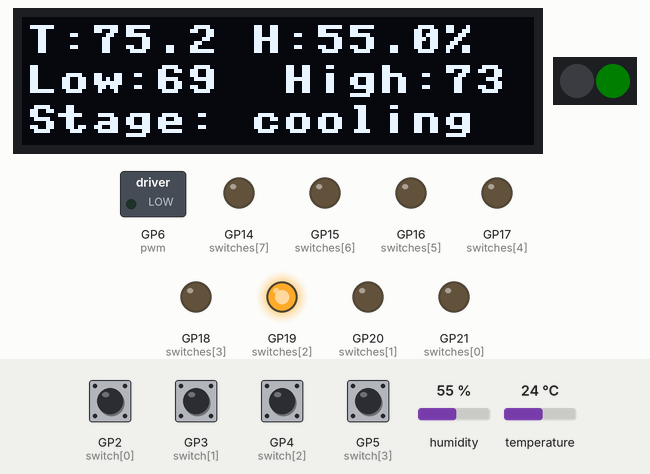
A program run on a simulated Raspberry Pi Pico running MicroPython. Parts: 128×32 one-colour display, 2 RGB LEDs in strip order, left to right, switched loads named in the program (green lamp = pin HIGH), output pins drawn as LEDs (lit = HIGH). The inputs (shaded band) are chosen by the test bench; at power-on: GP2 (switch[0]), GP3 (switch[1]), GP4 (switch[2]), GP5 (switch[3]) HIGH, temperature 24 °C, humidity 55 %. Dim RGB values are drawn brighter than linear; WiFi joins after 1.5 s; web requests get an empty 200 reply after 0.4 s; pins used as bus, display or sensor lines are not drawn; what the program prints to the serial console is not drawn.

Above: at 8.7 s.
8.8 s: GP5 (switch[3]) pulled LOW for 3 s
At 12.4 s:
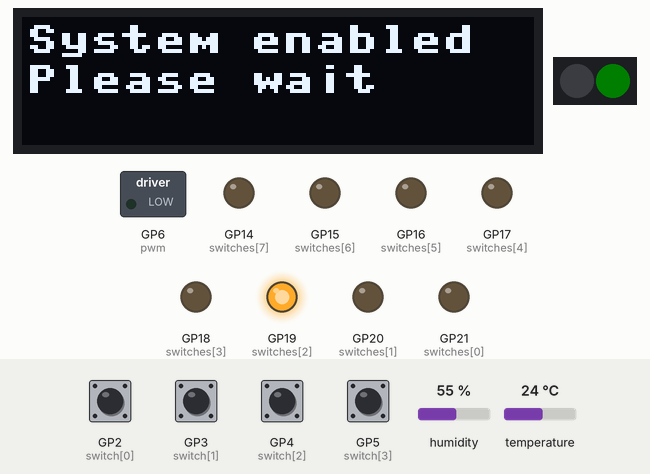
16.9 s: GP4 (switch[2]) pulled LOW for 3 s
At 21.0 s:
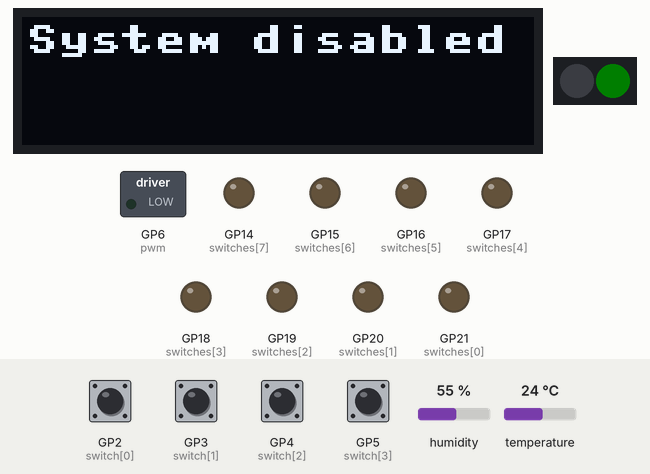
25.0 s: GP5 (switch[3]) pulled LOW for 3 s
At 29.2 s:
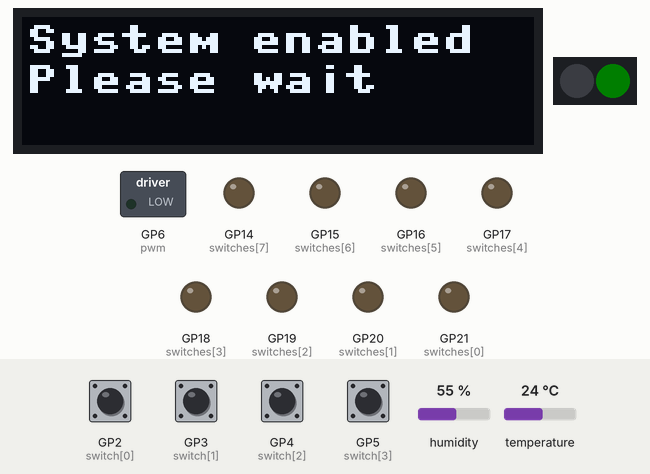
33.1 s: temperature set to 22.9 °C
At 36.6 s:
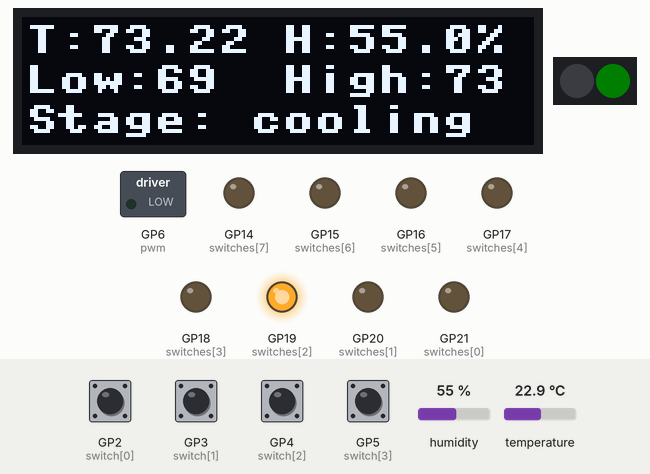
41.2 s: temperature set to 22.1 °C
At 48.4 s:
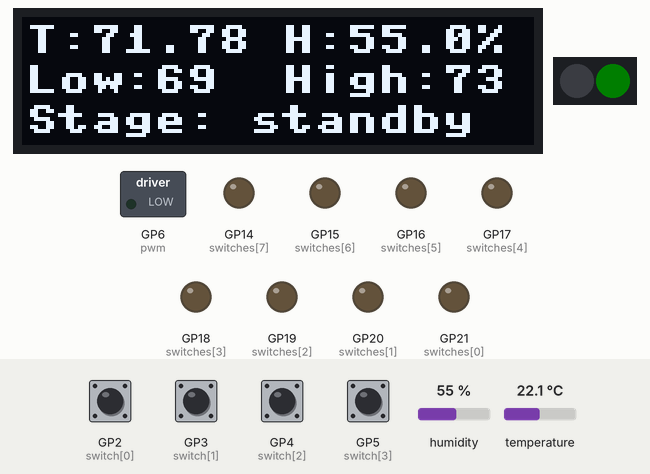
49.3 s: GP2 (switch[0]) pulled LOW for 3 s
At 52.9 s:
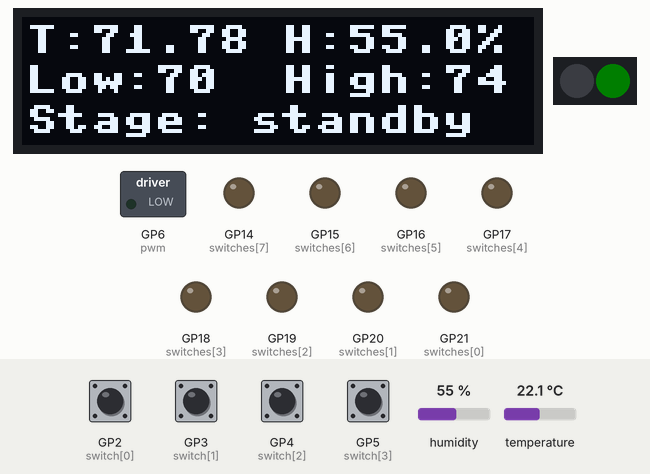
Timing chart, 0 to 54.4 s (numbered marks = the images above; inputs shaded):
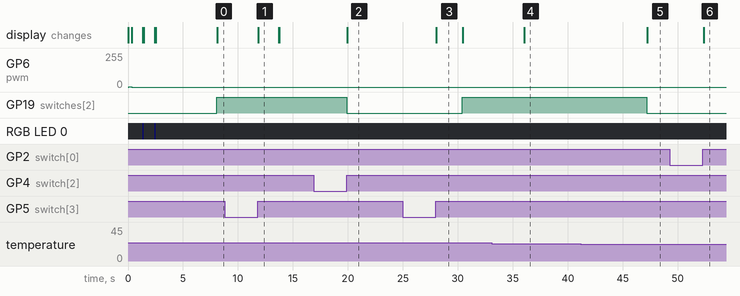

The program:

main.py
```python
import machine
from machine import Pin
from WaveshareOLED import OLED
from WavesharePicoRelayB import Device
import dht
import time
import urequests as requests
import network
import json

use_home_assistant = True

# your Home Assistant API Key goes here if you want to use it.
api_key = ''

# Your Home Assistant states URL goes here
states_url = 'http://[YOUR HOME ASSISTANT IP HERE]:8123/api/states/'

# here you can set what your helpers are called for the low and high temperature settings
low_helper = 'input_number.heat_below'
high_helper = 'input_number.cool_above'

# put in your network information here.
ssid = ''
password = ''

color_red = (4,0,0)
color_orange = (2,2,0)
color_purple = (2,0,2)
color_cyan = (0,2,2)
color_blue = (0,0,4)
color_green = (0,4,0)
color_black = (0,0,0)

temp_f = 0
hum = 0
low = 69
high = 73
heat = False
aircon = False
aircirc = False
aircirccycles = 0
stage = 'standby'
button_delay = 0
disabled = False

pins = [2,3,4,5]

buttons = []
states = [False, False, False, False]

def display_status(oled):
    if disabled:
        return
    oled.fill(0x0000)
    oled.text(f"T:{temp_f} H:{hum}%",1,2,oled.white)
    oled.text(f"Low:{low}  High:{high}",1,12,oled.white)
    oled.text(f"Stage: {stage}",1,22,oled.white)
    oled.show()

def start_heat():
    global heat
    global stage
    dev.switch_set(0,1)
    stage = 'heating'
    heat = True

def stop_heat():
    global heat
    global stage
    print('stop heat')
    dev.switch_set(0,0)
    stage = 'standby'
    heat = False

def start_aircon():
    global aircon
    global stage
    dev.switch_set(2,1)
    stage = 'cooling'
    aircon = True

def stop_aircon():
    global stage
    global aircon
    dev.switch_set(2,0)
    stage = 'standby'
    aircon = False

def start_aircirc():
    global aircirc
    global stage
    dev.switch_set(1,1)
    stage = 'circulating'
    aircirc = True

def stop_aircirc():
    global aircirc
    global stage
    dev.switch_set(1,0)
    stage = 'standby'
    aircirc = False

def do_cycle():
    global heat
    global aircirc
    global aircon
    global stage
    global aircirccycles
    try:
        if disabled:
            return

        if temp_f == 0:
            return
        need_heat = temp_f < low
        need_aircon = temp_f > high
        need_aircirc = not need_heat and not need_aircon and aircirccycles >= 360

        if need_heat and not heat:
            if aircon:
                stop_aircon()
                time.sleep(600)
            if aircirc:
                stop_aircirc()
                time.sleep(300)
            aircirccycles = 0
            start_heat()
            return

        if need_aircon and not aircon:
            if heat:
                stop_heat()
                time.sleep(600)
            if aircirc:
                stop_aircirc()
                time.sleep(300)
            aircirccycles = 0
            start_aircon()
            return

        if need_aircirc and not aircirc:
            if aircon:
                stop_aircon()
                time.sleep(300)
            if heat:
                stop_heat()
                time.sleep(300)
            aircirccycles = 0
            start_aircon()
            return

        if heat and temp_f > low + 0.5: # these should go a little over target to prevent alot of short cycles
            stop_heat()
            aircirccycles = 0
            return

        if aircon and temp_f < high - 0.5: # these should go a little over target to prevent alot of short cycles
            stop_aircon()
            aircirccycles = 0
            return

        aircirccycles = aircirccycles + 1
    except Exception as e:
        print(e)


def button_released(button):
    global button_delay
    global low
    global high
    global heat
    global aircon
    global aircirc
    global disabled
    global stage
    if button_delay > 0:
        return
    button_delay = 3
    if button == buttons[0]: # red
        low = low + 1
        high = high + 1
        display_status(oled)
    if button == buttons[1]: # blue
        low = low - 1
        high = high - 1
        display_status(oled)
    if button == buttons[2]: # black
        disabled = True
        for i in range(8):
            dev.switch_set(i,0)
        stage = 'standby'
        heat = False
        aircon = False
        aircirc = False
        oled.fill(0x0000)
        oled.text("System disabled",1,2,oled.white)
        oled.show()
    if button == buttons[3]: # white
        disabled = False
        oled.fill(0x0000)
        oled.text("System enabled",1,2,oled.white)
        oled.text("Please wait",1,12,oled.white)
        oled.show()

    pass

def get_from_home_assistant(helper:str):
    response = None
    try:
        response = requests.get(f"{states_url}{helper}",headers={
                "Authorization": f"Bearer {api_key}",
                "content-type": "application/json",
            })
        return response.json()['state']
    except Exception as e:
        print(e)
        if response is not None:
            print(response.json())
        return None

def check_home_assistant():
    global low
    global high
    try:
        l = get_from_home_assistant(low_helper)
        h = get_from_home_assistant(high_helper)
        # I want to make sure we have both settings before I set them so the try except can fail without setting only one
        low = l
        high = h
    except:
        pass # could probably error handle here, but what are we gonna do?

if __name__=='__main__':
    dev = Device()
    oled = OLED()
    sensor = dht.DHT22(Pin(22))

    oled.fill(0x0000)
    oled.show()

    dev.pixel_set(color_black)

    dev.alert_sound(32,128)

    if use_home_assistant:
        sta_if = network.WLAN(network.STA_IF)
        sta_if.active(True)
        sta_if.connect(ssid, password)

        while not sta_if.isconnected():
            time.sleep(1)
            dev.pixel_set(color_blue)
            time.sleep(0.1)
            dev.pixel_set(color_black)

        dev.pixel_set(color_green)
        networked = True
    else:
        dev.pixel_set(color_purple)

    for pin in pins:
        switch = machine.Pin(pin, machine.Pin.IN, machine.Pin.PULL_UP)
        switch.irq(trigger = machine.Pin.IRQ_RISING, handler = button_released)
        buttons.append(switch)
        states.append(0)

    for i in range(8):
        dev.switch_set(i,0)

    ticks = 0
    while True:
        if use_home_assistant:
            if networked and not sta_if.isconnected():
                networked = False
                dev.pixel_set(color_red)

            elif not networked and sta_if.isconnected():
                networked = True
                dev.pixel_set(color_green)

        if ticks > 50:
            ticks = 0
            sensor.measure()
            temp = sensor.temperature()
            temp_f = 32 + (1.8 * temp)
            hum = sensor.humidity()

            if use_home_assistant:
                check_home_assistant()

            do_cycle()
            display_status(oled)


        ticks = ticks + 1

        if button_delay > 0:
            button_delay = button_delay - 1

        time.sleep(0.1)
```

WaveshareOLED.py
```python
from machine import Pin,SPI
import framebuf
import time

DC = 8
RST = 12
MOSI = 11
SCK = 10
CS = 9


class OLED(framebuf.FrameBuffer):
    def __init__(self):
        self.width = 128
        self.height = 32

        self.cs = Pin(CS,Pin.OUT)
        self.rst = Pin(RST,Pin.OUT)

        self.cs(1)
        self.spi = SPI(1)
        self.spi = SPI(1,1000_000)
        self.spi = SPI(1,10000_000,polarity=0, phase=0,sck=Pin(SCK),mosi=Pin(MOSI),miso=None)
        self.dc = Pin(DC,Pin.OUT)
        self.dc(1)
        self.buffer = bytearray(self.height * self.width // 8)
        super().__init__(self.buffer, self.width, self.height, framebuf.MONO_VLSB)
        self.init_display()

        self.white =   0xffff
        self.balck =   0x0000

    def write_cmd(self, cmd):
        self.cs(1)
        self.dc(0)
        self.cs(0)
        self.spi.write(bytearray([cmd]))
        self.cs(1)

    def write_data(self, buf):
        self.cs(1)
        self.dc(1)
        self.cs(0)
        self.spi.write(bytearray([buf]))
        self.cs(1)

    def init_display(self):
        """Initialize dispaly"""
        self.rst(1)
        time.sleep(0.001)
        self.rst(0)
        time.sleep(0.01)
        self.rst(1)

        self.write_cmd(0xAE)#turn off OLED display*/

        self.write_cmd(0x04)#turn off OLED display*/

        self.write_cmd(0x10)#turn off OLED display*/

        self.write_cmd(0x40)#set lower column address*/
        self.write_cmd(0x81)#set higher column address*/
        self.write_cmd(0x80)#--set start line address  Set Mapping RAM Display Start Line (0x00~0x3F, SSD1305_CMD)
        self.write_cmd(0xA1)#--set contrast control register
        self.write_cmd(0xA6)# Set SEG Output Current Brightness
        self.write_cmd(0xA8)#--Set SEG/Column Mapping
        self.write_cmd(0x1F)#Set COM/Row Scan Direction
        self.write_cmd(0xC8)#--set normal display
        self.write_cmd(0xD3)#--set multiplex ratio(1 to 64)
        self.write_cmd(0x00)#--1/64 duty
        self.write_cmd(0xD5)#-set display offset	Shift Mapping RAM Counter (0x00~0x3F)
        self.write_cmd(0xF0)#-not offset
        self.write_cmd(0xD8) #--set display clock divide ratio/oscillator frequency
        self.write_cmd(0x05)#--set divide ratio, Set Clock as 100 Frames/Sec
        self.write_cmd(0xD9)#--set pre-charge period
        self.write_cmd(0xC2)#Set Pre-Charge as 15 Clocks & Discharge as 1 Clock
        self.write_cmd(0xDA) #--set com pins hardware configuration
        self.write_cmd(0x12)
        self.write_cmd(0xDB) #set vcomh
        self.write_cmd(0x08)#Set VCOM Deselect Level
        self.write_cmd(0xAF); #-Set Page Addressing Mode (0x00/0x01/0x02)

    def show(self):
        for page in range(0,4):
            self.write_cmd(0xb0 + page)
            self.write_cmd(0x04)
            self.write_cmd(0x10)
            self.dc(1)
            for num in range(0,128):
                self.write_data(self.buffer[page*128+num])
```

WavesharePicoRelayB.py
```python
import array, time
from machine import Pin,PWM,ADC
import rp2

adc = ADC(4)
pwm = PWM(Pin(6))
pwm.freq(1000)
color_red = (4,0,0)
color_orange = (2,2,0)
color_blue = (0,0,4)
color_green = (0,4,0)
color_black = (0,0,0)
duty = 0
direction = 1

@rp2.asm_pio(sideset_init=rp2.PIO.OUT_LOW, out_shiftdir=rp2.PIO.SHIFT_LEFT, autopull=True, pull_thresh=24)
def ws2812():
    T1 = 2
    T2 = 5
    T3 = 3
    wrap_target()
    label("bitloop")
    out(x, 1)               .side(0)    [T3 - 1]
    jmp(not_x, "do_zero")   .side(1)    [T1 - 1]
    jmp("bitloop")          .side(1)    [T2 - 1]
    label("do_zero")
    nop()                   .side(0)    [T2 - 1]
    wrap()

class Device(object):
    def __init__(self):
        self.sm = rp2.StateMachine(0, ws2812, freq=8_000_000, sideset_base=Pin(13))
        self.sm.active(1)

        self.switches = [
            Pin(21,Pin.OUT),
            Pin(20,Pin.OUT),
            Pin(19,Pin.OUT),
            Pin(18,Pin.OUT),
            Pin(17,Pin.OUT),
            Pin(16,Pin.OUT),
            Pin(15,Pin.OUT),
            Pin(14,Pin.OUT)
        ]

    def pixel_set(self, color):
        dimmer_color = (color[1] << 16) + (color[0] << 8) + color[2]
        self.sm.put(dimmer_color, 8)

    def wheel(self, pos):
        if pos < 0 or pos > 255:
            return (0, 0, 0)
        if pos < 85:
            return (255 - pos * 3, pos * 3, 0)
        if pos < 170:
            pos -= 85
            return (0, 255 - pos * 3,pos * 3)
        pos -= 170
        return (pos * 3, 0, 255 - pos * 3)

    def rainbow_cycle(self, wait):
        for j in range(256):
            self.pixel_set(self.wheel(j & 255))
            time.sleep(wait)

    def switch_set(self,n,switch):
        if switch == 1:
            self.switches[n].high()
        else:
            self.switches[n].low()

    def alert_sound(self,a=256,b=255):
        global duty
        global direction
        if b > 255:
           b = 255
        for _ in range(8 * a):
           duty += direction
           if duty > b:
               duty = b
               direction = -1
           elif duty < 0:
               duty = 0
               direction = 1
           pwm.duty_u16(duty * duty)
           time.sleep(0.001)
        duty = 0
        pwm.duty_u16(0)
```

Measured:
- the behaviour switches between 22.5 and 22.4 °C on temperature (found by bisection; images 4 and 5)
- after the input at 8.8 s, the display: first changes after 3.0 s (image 1 shows a later state)
- after the input at 16.9 s, GP19 (switches[2]): HIGH → LOW after 3.0 s; the display: first changes after 3.0 s (image 2 shows a later state)
- after the input at 25.0 s, GP19 (switches[2]): LOW → HIGH after 5.4 s; the display: changes after 3.0 s (image 3)
- after the input at 33.1 s, the display: changes after 3.0 s (image 4)
- after the input at 41.2 s, GP19 (switches[2]): HIGH → LOW after 6.0 s; the display: first changes after 6.0 s (image 5 shows a later state)
- after the input at 49.3 s, the display: changes after 3.1 s (image 6)
